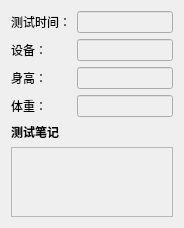
<?xml version="1.0" encoding="UTF-8"?>
<ui version="4.0">
 <class>CurTestDataWidget</class>
 <widget class="QWidget" name="CurTestDataWidget">
  <property name="geometry">
   <rect>
    <x>0</x>
    <y>0</y>
    <width>184</width>
    <height>211</height>
   </rect>
  </property>
  <property name="windowTitle">
   <string>Form</string>
  </property>
  <layout class="QGridLayout" name="gridLayout" columnstretch="0,1">
   <item row="0" column="0">
    <widget class="QLabel" name="_testDateTimeLabel">
     <property name="text">
      <string>测试时间：</string>
     </property>
    </widget>
   </item>
   <item row="0" column="1">
    <widget class="QLineEdit" name="_testDateTimeLineEdit">
     <property name="enabled">
      <bool>false</bool>
     </property>
     <property name="readOnly">
      <bool>true</bool>
     </property>
    </widget>
   </item>
   <item row="1" column="0">
    <widget class="QLabel" name="_devLabel">
     <property name="text">
      <string>设备：</string>
     </property>
    </widget>
   </item>
   <item row="1" column="1">
    <widget class="QLineEdit" name="_devLineEdit">
     <property name="enabled">
      <bool>false</bool>
     </property>
     <property name="readOnly">
      <bool>true</bool>
     </property>
    </widget>
   </item>
   <item row="2" column="0">
    <widget class="QLabel" name="_heightLabel">
     <property name="text">
      <string>身高：</string>
     </property>
    </widget>
   </item>
   <item row="2" column="1">
    <widget class="QLineEdit" name="_heightLineEdit">
     <property name="enabled">
      <bool>false</bool>
     </property>
     <property name="readOnly">
      <bool>true</bool>
     </property>
    </widget>
   </item>
   <item row="3" column="0">
    <widget class="QLabel" name="_weightLabel">
     <property name="text">
      <string>体重：</string>
     </property>
    </widget>
   </item>
   <item row="3" column="1">
    <widget class="QLineEdit" name="_weightLineEdit">
     <property name="enabled">
      <bool>false</bool>
     </property>
     <property name="readOnly">
      <bool>true</bool>
     </property>
    </widget>
   </item>
   <item row="4" column="0">
    <widget class="QLabel" name="_testNoteLabel">
     <property name="font">
      <font>
       <weight>75</weight>
       <bold>true</bold>
      </font>
     </property>
     <property name="text">
      <string>测试笔记</string>
     </property>
    </widget>
   </item>
   <item row="5" column="0" colspan="2">
    <widget class="QTextEdit" name="_testNoteTextEdit">
     <property name="enabled">
      <bool>false</bool>
     </property>
     <property name="readOnly">
      <bool>true</bool>
     </property>
    </widget>
   </item>
  </layout>
 </widget>
 <resources/>
 <connections/>
</ui>
